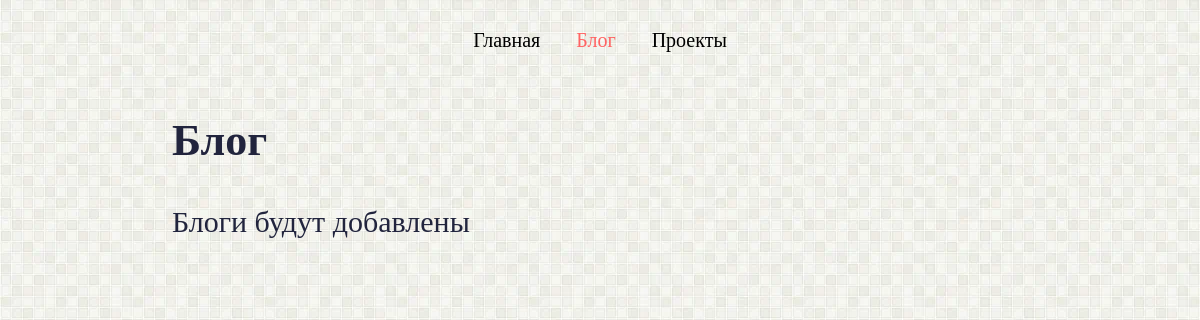
/blogs/, run on an earlier commit of the app's database.
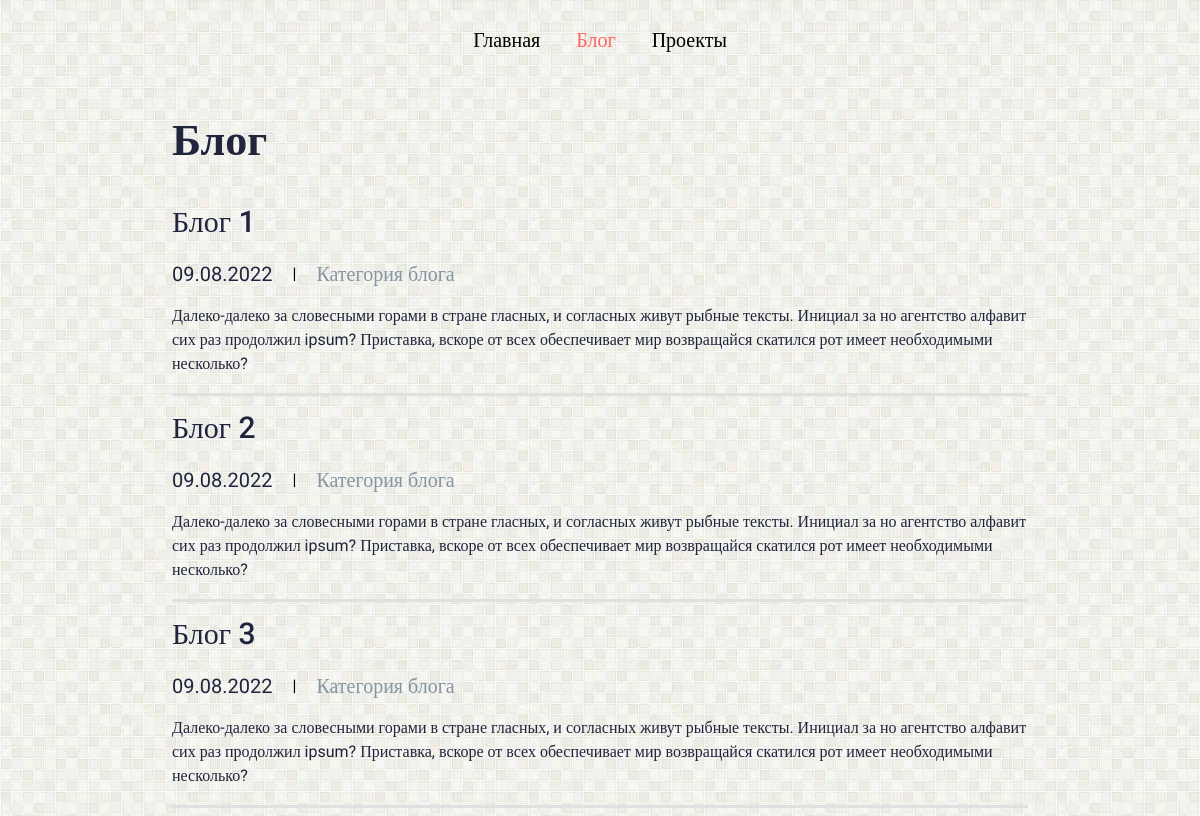
And on a later commit of the database.
### JohnWebSite/models.py (models this page shows, shortened)
class Blog(models.Model):
    objects = None
    class Meta:
        verbose_name = 'Блог'
        verbose_name_plural = 'Блоги'
        ordering = ['-createdBlog']
    titleBlog = models.CharField(verbose_name='Название блога', max_length=100)
    subtitleBlog = models.CharField(verbose_name='Категория? блога', max_length=100)
    descriptionBlog = models.TextField(verbose_name='Описание блога')
    createdBlog = models.DateField(verbose_name='Дата создания', auto_now_add=True)
    changedBlog = models.DateField(verbose_name='Дата последнего измения', auto_now=True)
    activeBlog = models.BooleanField(verbose_name='Публикуем?', default=True)
    pictureBlog = models.FileField(verbose_name='Картинка блога', upload_to='JohnWebSite/img/blog', blank=True)
    linkBlog = models.URLField(verbose_name='Адрес блога в интернете', max_length=255, blank=True)

### JohnWebSite/views.py (the view)
# urls.py: path('blogs/', showBlogs, name='blogs'),
def showBlogs(request):
    socials = Social.objects.all()
    blogs = Blog.objects.filter(activeBlog=True)
    return render(request, 'JohnWebSite/blogs.html', {'link': 2, 'blogs': blogs, 'socials': socials, })

### JohnWebSite/templates/JohnWebSite/blogs.html
{% extends 'JohnWebSite/index.html' %}
{% load static %}
{% block section %}
<div class="page__container">
	<section class="blogs">
		<h1 class="blogs__h1 h1">Блог</h1>
		{% if blogs %}
		{% for blog in blogs %}
		{% include 'JohnWebSite/blog.html' %}
		{% endfor %}
		{% else %}
		<h2 class="blog__h2 h2">Блоги будут добавлены</h2>
		{% endif %}
	</section>
</div>
{% endblock %}

### JohnWebSite/templates/JohnWebSite/blog.html
{% load static %}
<article class="blog">
    <a href="{% url 'blogs' %}" class="blog__link">
        <h2 class="blog__h2 h2">{{blog.titleBlog}}</h2>
    </a>
    <div class="blog__info">
        <div class="blog__info-data">{{blog.createdBlog|date:"d.m.Y"}}</div>
        <div class="blog__info-separator">|</div>
        <div class="blog__info-category">{{blog.subtitleBlog}}</div>
    </div>
    <div class="blog__text text">{{blog.descriptionBlog}}</div>
</article>

What changed in the data, as far as the page shows it:
added Blog: titleBlog "Блог 1", createdBlog "09.08.2022", subtitleBlog "Категория блога", descriptionBlog "Далеко-далеко за словесными горами в стране гласных, и согласных живут рыбные тексты. Инициал за но агентство алфавит сих раз продолжил ipsum? Приставка, вскоре от всех обеспечивает мир возвращайся скатился рот имеет необходимыми несколько?"
added Blog: titleBlog "Блог 2", createdBlog "09.08.2022", subtitleBlog "Категория блога", descriptionBlog "Далеко-далеко за словесными горами в стране гласных, и согласных живут рыбные тексты. Инициал за но агентство алфавит сих раз продолжил ipsum? Приставка, вскоре от всех обеспечивает мир возвращайся скатился рот имеет необходимыми несколько?"
added Blog: titleBlog "Блог 3", createdBlog "09.08.2022", subtitleBlog "Категория блога", descriptionBlog "Далеко-далеко за словесными горами в стране гласных, и согласных живут рыбные тексты. Инициал за но агентство алфавит сих раз продолжил ipsum? Приставка, вскоре от всех обеспечивает мир возвращайся скатился рот имеет необходимыми несколько?"
Also different on the page:
text no longer shown: "Блоги будут добавлены"
